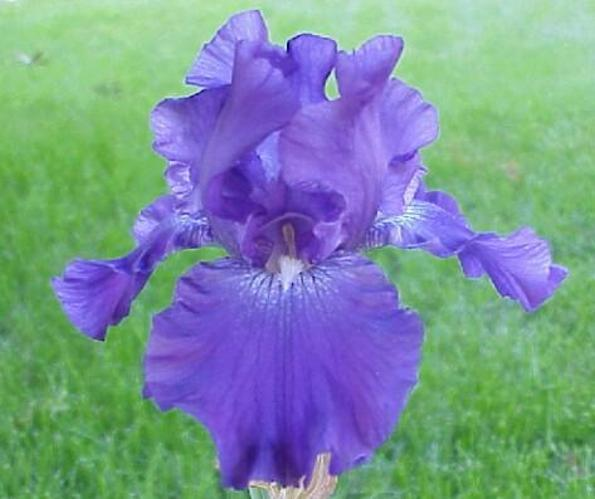
#> input picture datasets/image_0404.jpg, 595 x 499 px, found by its file name
$ python 05_I3_image-featureextraction.py   (older library calls are emulated)
#> lines starting #> are read from the running program, lines starting #| are printed output that depends on the picture
'''
Global Feature Descriptors
These are the feature descriptors that quantifies an image globally. These don’t have the concept of interest points and thus, takes in the entire image for processing.
* Color - Color Channel Statistics (Mean, Standard Deviation) and Color Histogram
* Shape - Hu Moments, Zernike Moments
* Texture - Haralick Texture, Local Binary Patterns (LBP)
* Others - Histogram of Oriented Gradients (HOG), Threshold Adjancency Statistics (TAS)

Local Feature Descriptors
These are the feature descriptors that quantifies local regions of an image. Interest points are determined in the entire image and image patches/regions surrounding those interest points are considered for analysis. Some of the commonly used local feature descriptors are
* SIFT (Scale Invariant Feature Transform)
* SURF (Speeded Up Robust Features)
* ORB (Oriented Fast and Rotated BRIEF)
* BRIEF (Binary Robust Independed Elementary Features)

Combining Features
There are two popular ways to combine these feature vectors.

For global feature vectors, we just concatenate each feature vector to form a single global feature vector.

For local feature vectors as well as combination of global and local feature vectors, we need something called as Bag of Visual Words (BOVW). Normally, it uses Vocabulory builder, K-Means clustering, Linear SVM, and Td-Idf vectorization.
'''

import pandas as pd
import numpy as np
from skimage import io
import matplotlib.pyplot as plt

img = io.imread(r'..\datasets\image_0404.jpg')
#> img is the input picture: shape (499, 595, 3); mean R, G, B 121, 146.6, 153.7
plt.imshow(img)

dataset = pd.DataFrame(columns=["Name"])
dataset.at[0,"Name"] = 'image_0404.jpg'


features = list()
features.append('image_0404.jpg')

#
# Global Feature Descriptors
#

# Color Channel Statistics
ch_average = img.mean(axis=0).mean(axis=0)
#> ch_average = [121, 146.6, 153.7]
ch_std = img.std(axis=0).std(axis=0)
#> ch_std = [2.8, 8.84, 10.15]

features.extend(ch_average)
features.extend(ch_std)


# Color Histogram
from skimage.exposure import histogram

img_histogram_R, _ = histogram(img[:,:,0], normalize=True)
#> img_histogram_R = 248 values, max 0.017 at index 114, min 0 at index 1, mean 0.00403
img_histogram_G, _ = histogram(img[:,:,0], normalize=True)
#> img_histogram_G has the same summary as img_histogram_R
img_histogram_B, _ = histogram(img[:,:,0], normalize=True)
#> img_histogram_B has the same summary as img_histogram_R

features.extend(img_histogram_R)
features.extend(img_histogram_G)
features.extend(img_histogram_B)


# Shape - Hu Moments
from skimage.measure import moments_hu
from skimage.measure import moments
from skimage.measure import moments_central
from skimage.measure import moments_normalized
from skimage.color import rgb2gray
from skimage.util import img_as_ubyte

grayscale = rgb2gray(img)
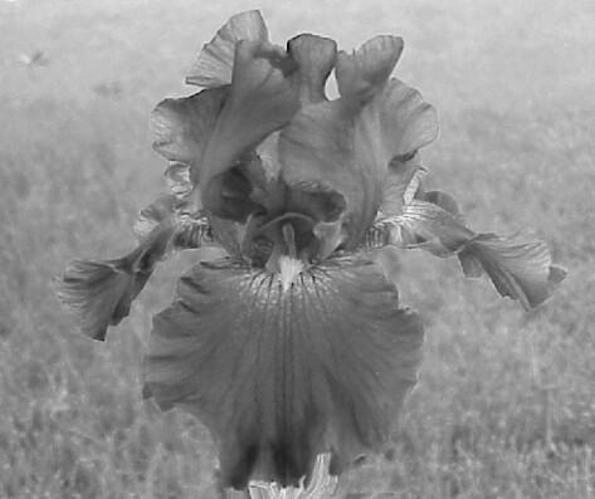
#> grayscale: shape (499, 595) float64; min 0.0302, max 0.978, mean 0.555
grayscale = img_as_ubyte(grayscale)

mu = moments_central(grayscale)
#> mu = [[42054364, 0, 1.36e+12, -1.65e+13], [0, 1.21e+10, 3.07e+11, 0], [9.23e+11, -2.28e+12, 0, 0], [2.22e+13, 0, 0, 0]]
nu = moments_normalized(mu)
#> nu = [[nan, nan, 0.000769, -1.44e-06], [nan, 6.87e-06, 2.67e-08, 0], [0.000522, -1.99e-07, 0, 0], [1.94e-06, 0, 0, 0]]
hu = moments_hu(nu)
#> hu = [0.00129, 6.12e-08, 4.16e-12, 6.54e-12, -2.77e-23, -3.75e-16, 2e-23]

features.extend(hu)


# Texture - Haralick Texture
# conda install -c conda-forge mahotas
from mahotas.features import haralick
from skimage.color import rgb2gray
from skimage.util import img_as_ubyte

grayscale = rgb2gray(img)
grayscale = img_as_ubyte(grayscale)

#> (the run stopped early here; a loop or call above may not have finished)
